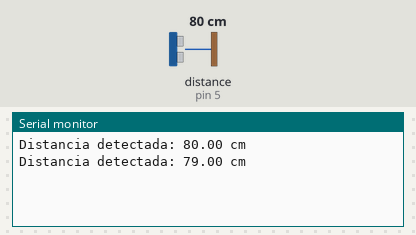
This sketch was run on a simulated Arduino Uno, built with avr-gcc and run on an emulated ATmega328P. Parts: the last lines printed to the serial monitor. Wiring (inferred from the names in the program): ultrasonic range finder: trigger pin 4; echo pin 5. The inputs (shaded band) are chosen by the test bench; at power-on: distance to the obstacle (sensor on pin 5) 80 cm. The echo pulse lasts 58.3 µs per cm.

Above: at 1.8 s.
1.9 s: distance to the obstacle (sensor on pin 5) set to 34 cm
At 2.8 s:
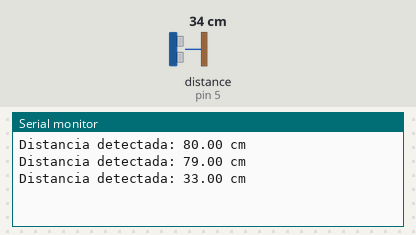
3.4 s: distance to the obstacle (sensor on pin 5) set to 29 cm
At 4.8 s:
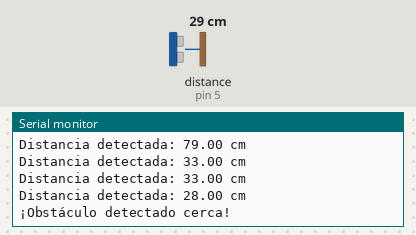
Timing chart, 0 to 6.4 s (numbered marks = the images above; inputs shaded):
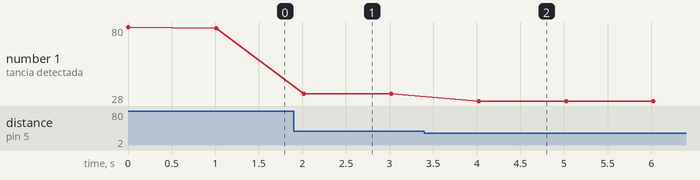

Measured:
- the behaviour switches between 31 and 30 cm on distance to the obstacle (sensor on pin 5) (found by bisection; images 1 and 2)
- after the input at 1.9 s, the serial monitor: prints a new line after 0.11 s (image 1)
- after the input at 3.4 s, the serial monitor: prints a new line after 0.62 s (image 2)
- plotted number 1: 79 → 33 after the input at 1.9 s, 33 → 28 after the input at 3.4 s

The sketch:

Demo1_ultrasonico.ino
```cpp
const int EchoPin = 5;
const int TriggerPin = 4;

void setup() {
  Serial.begin(9600);
  pinMode(TriggerPin, OUTPUT);
  pinMode(EchoPin, INPUT);
}

void loop() {
  float cm = ping(TriggerPin, EchoPin);

  // Mostrar siempre la distancia detectada
  Serial.print("Distancia detectada: ");
  Serial.print(cm);
  Serial.println(" cm");

  // Si la distancia es menor a 30 cm, mostrar el mensaje de obstáculo
  if (cm < 30) {
    Serial.println("¡Obstáculo detectado cerca!");
  }

  delay(1000);  // Esperar 1 segundo antes de la siguiente medición
}

int ping(int TriggerPin, int EchoPin) {
  unsigned short int duration;
  float distanceCm;

  digitalWrite(TriggerPin, LOW);  // Para generar un pulso limpio ponemos a LOW 4us
  delayMicroseconds(10);
  digitalWrite(TriggerPin, HIGH); // Generamos Trigger (disparo) de 10us
  delayMicroseconds(100);
  digitalWrite(TriggerPin, LOW);

  duration = pulseIn(EchoPin, HIGH); // Medimos el tiempo entre pulsos, en microsegundos

  distanceCm = float(duration) / 58.2; // Convertimos a distancia, en cm
  return distanceCm;
}
```
